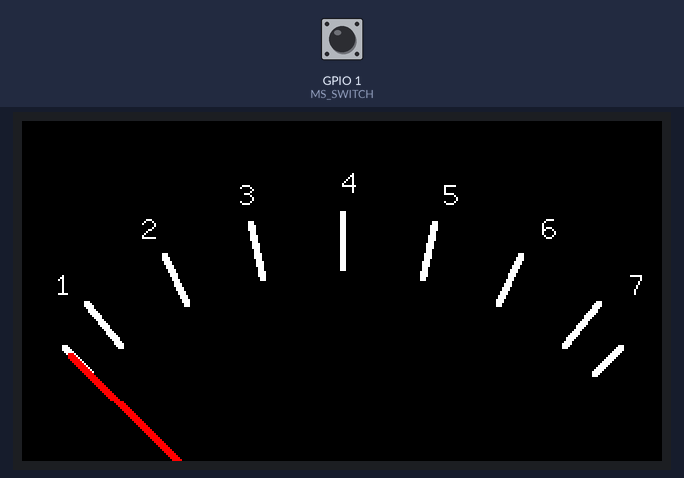
Bench run of a program on a simulated ESP32-S3. Shown: 320×170 colour display. Inputs (shaded band) come from the test bench; at power-on: GPIO 1 (MS_SWITCH) HIGH. I2S audio is not simulated (input reads silence).

Above: at 0.9 s.

The program:

main.cpp
```cpp
// (licence header left out)
// https://www.freertos.org/a00106.html

#include <Arduino.h>

// #include "esp_err.h"
// #include "esp_log.h"

#include "PPM_Meter.hpp"
#include "I2S_Input.hpp"

#define MS_SWITCH   1

TaskHandle_t ReadI2S_handle = NULL;
TaskHandle_t UpdateScreen_handle = NULL;
QueueHandle_t xStructQueue = NULL;

struct AMessage
{
    int16_t left;
    int16_t right;
};

void Task_ReadI2S(void *pvParameters)
{
    //log_i("CoreID %i", (int)xPortGetCoreID());

    rawSampleStruct_t rawSample;
    struct AMessage xMessage;

    I2S_Init();
    vTaskDelay(500 / portTICK_RATE_MS);

    while (1)
    {
        I2S_Read(rawSample);

        // log_i("count %i, rawL %i, rawR %i", (int)rawSample.count, (int)rawSample.left[0], (int)rawSample.right[0]);

        bool stateMSmode = !digitalRead(MS_SWITCH);

        if (stateMSmode) {
            xMessage.left = (rawSample.left - rawSample.right) / 2;
            xMessage.right = (rawSample.left + rawSample.right) / 2;
        } else {
            xMessage.left = rawSample.left;
            xMessage.right = rawSample.right;
        }

        xQueueSend(xStructQueue, (void *)&xMessage, (TickType_t)0);

        vTaskDelay(0);
    }
}

void Task_UpdateBallistiics(void *pvParameters)
{
    //log_i("CoreID %i", (int)xPortGetCoreID());

    struct AMessage xRxedStructure;

    while (1)
    {
        if (xStructQueue != NULL)
        {
            if (xQueueReceive(xStructQueue, &(xRxedStructure), (TickType_t)10) == pdPASS)
            {
                // log_i("count %i", (int)xRxedStructure.count);
                // log_i("count %i, rawL %i, rawR %i", (int)xRxedStructure.count, (int)xRxedStructure.left[i], (int)xRxedStructure.right[i]);
                PPM_ProcessAndStore(xRxedStructure.left, xRxedStructure.right);
            }
        }
        else
        {
            // log_e("xStructQueue == NULL");
        }

        vTaskDelay(0);
    }
}

void setup()
{
    pinMode(MS_SWITCH, INPUT_PULLUP);

    // Serial.begin(115200);
    // delay(1000);
    // // esp_log_level_set("*", ESP_LOG_ERROR);    // set all components to ERROR level
    // esp_log_level_set("wifi", ESP_LOG_WARN);  // enable WARN logs from WiFi stack
    // esp_log_level_set("dhcpc", ESP_LOG_INFO); // enable INFO logs from DHCP client

    // log_e("level is %s", "1 error");
    // log_w("level is %s", "2 waring");
    // log_i("level is %s", "3 info");
    // log_d("level is %s", "4 degug");
    // log_v("level is %s", "5 verbose");

    // xMessage.count = 0;
    // for (uint i = 0; i < EA7_BufferLen; i++)
    // {
    //     xMessage.left[i] = 0;
    //     xMessage.right[i] = 0;
    // }

    xStructQueue = xQueueCreate(10, sizeof(AMessage));

    if ((xStructQueue == NULL))
    {
        //log_e("xStructQueue == NULL");
    }

    // launch the Tasks in order

    xTaskCreatePinnedToCore(
        Task_PPM_UpdateNeedles, // function name
        "Task_PPM_UpdateNeedles",    // task name
        1500,           // stack size NOTE: 1200 appears to be minimum!
        NULL,           // task parameters
        1,              // task priority (higher number is higher priority)
        NULL,           // task handle
        0               // cpu
    );

    xTaskCreatePinnedToCore(
        Task_UpdateBallistiics, // function name
        "Task_UpdateBallistiics",    // task name
        1500,           // stack size NOTE: 1200 appears to be minimum!
        NULL,           // task parameters
        1,              // task priority (higher number is higher priority)
        NULL,           // task handle
        0               // cpu
    );

    xTaskCreatePinnedToCore(
        Task_ReadI2S, // function name
        "Task_ReadI2S",    // task name
        1500,         // stack size
        NULL,         // task parameters
        1,            // task priority (higher number is higher priority)
        NULL,         // task handle
        1             // cpu
    );
}

void loop()
{
    // do nothing
}
```

I2S_Input.hpp
```cpp
// (licence header left out)
#pragma once

#include <Arduino.h>

typedef struct {
    int16_t left;
    int16_t right;
} rawSampleStruct_t;

void I2S_Init();
void I2S_Read(rawSampleStruct_t &rawSample);
```

PPM_Meter.hpp
```cpp
// (licence header left out)
#pragma once

#include <Arduino.h>

void PPM_Init();
void PPM_ProcessAndStore(int16_t rawL, int16_t rawR);
void Task_PPM_UpdateNeedles(void *pvParameters);
```

I2S_Input.cpp
```cpp
// (licence header left out)
#include "I2S_Input.hpp"

#include <Arduino.h>
#include <driver/i2s.h>

#define EA7_B_to_bck_io GPIO_NUM_12     /* yellow */
#define EA7_LR_to_ws_io GPIO_NUM_11     /* blue   */
#define EA7_D_to_data_in GPIO_NUM_10    /* orange */
#define EA7_CLK_to_mck_io GPIO_NUM_3    /* green  */

// NOTE: ESP32 supports setting MCK only on GPIO_NUM_1, GPIO_NUM_2 or GPIO_NUM_3
//  However, GPIO_NUM_1 is now being used to enable MS mode.

#define EA7_SampleRate 48000

// Use I2S Processor 0
#define I2S_PORT I2S_NUM_0

// Define input buffer length
#define EA7_BufferLen 64

struct {
    int16_t left;
    int16_t right;
} sBuffer[EA7_BufferLen];

void I2S_Init()
{
    //log_i("CoreID %i", (int)xPortGetCoreID());

    // Set up I2S Processor configuration
    const i2s_config_t i2s_config = {
        .mode = i2s_mode_t(I2S_MODE_MASTER | I2S_MODE_RX),
        .sample_rate = EA7_SampleRate,
        .bits_per_sample = I2S_BITS_PER_SAMPLE_16BIT,
        .channel_format = I2S_CHANNEL_FMT_RIGHT_LEFT,
        .communication_format = I2S_COMM_FORMAT_STAND_I2S,
        .dma_buf_count = 8,
        .dma_buf_len = EA7_BufferLen,
        };

    if (i2s_driver_install(I2S_PORT, &i2s_config, 0, NULL) != ESP_OK)
    {
        //log_e("i2s_driver_install != ESP_OK");
    }

    // Set I2S pin configuration
    const i2s_pin_config_t pin_config = {
        .mck_io_num = EA7_CLK_to_mck_io,
        .bck_io_num = EA7_B_to_bck_io,
        .ws_io_num = EA7_LR_to_ws_io,
        .data_out_num = I2S_PIN_NO_CHANGE, // -1,
        .data_in_num = EA7_D_to_data_in
        };

    if (i2s_set_pin(I2S_PORT, &pin_config) != ESP_OK)
    {
        //log_e("i2s_setpin != ESP_OK");
    }

    // if (i2s_start(I2S_PORT) != ESP_OK) // apparently not neccessary.
    // {
    //     log_e("i2s_start != ESP_OK");
    // }
}

void I2S_Read(rawSampleStruct_t &rawSample) // perhaps better to just return a rawSampleStruct_t
{
    // Get I2S data and place in data buffer
    size_t bytesIn = 0;
    esp_err_t result = i2s_read(I2S_PORT, &sBuffer, EA7_BufferLen, &bytesIn, portMAX_DELAY);

    if (result == ESP_OK)
    {
        int16_t samples_read = bytesIn / 8;
        //log_i("samples_read %i", samples_read);

        rawSample.left = 0;
        rawSample.right = 0;

        int16_t left = 0;
        int16_t right = 0;

        if (samples_read > 0)
        {
            for (int16_t i = 0; i < samples_read; i++)
            {
                // The idea here is 'rectify' and reduce the data rate.
                // This appears to do the job, but is it the correct way?
                // A better way might be to average the samples, but should
                // this be before taking the absolute values or not?
                left = sBuffer[i].left;
                right = sBuffer[i].right;
                // 'rectify'
                if (left < 0) left = -left;
                if (right < 0) right = -right;
                // save the peaks
                if (left > rawSample.left) rawSample.left = left;
                if (right > rawSample.right) rawSample.right = right;
            }
        }
    }
}
```

PPM_Meter.cpp
```cpp
// (licence header left out)
#include <Arduino.h>

#include "PPM_Meter.hpp"
#include <TFT_eSPI.h>
#include <mutex>

TFT_eSPI tft = TFT_eSPI();
TFT_eSprite theSprite = TFT_eSprite(&tft);
TFT_eSprite backgroundSprite = TFT_eSprite(&tft);

const int pivotX = 160, pivotY = 250;
const int needleRadius = 190;
const int markLength = needleRadius / 7;
const int markRadius = needleRadius - markLength / 2;
const int shortMarkLength = markLength * 2 / 3;
const int textGap = 10;
const int textRadius = needleRadius + markLength + textGap;

const float Pi = 3.14159265358979323846264;
const float PiOver180 = Pi / 180.0;

static struct
{
    std::mutex mu;
    float left = 0;
    float right = 0;
} storedIntegratedValue;

typedef struct
{
    float startX, startY, tipX, tipY, txtX, txtY;
    String label;
} markData_struct;

std::array<markData_struct, 9> markData;

void PPM_Init()
{
    // create an array for the scale marks and numbers 1 to 7
    // these 'nice numbers' create a 91 degree meter scale
    // with 13 degrees per 4 decibels between each major division
    std::array<float, 9> angle = {
        -45.5 * PiOver180, // min -32
        -39.0 * PiOver180, // 1   -30
        -26.0 * PiOver180, // 2   -26
        -13.0 * PiOver180, // 3   -22
        0.0 * PiOver180,   // 4   -18
        13.0 * PiOver180,  // 5   -14
        26.0 * PiOver180,  // 6   -10
        39.0 * PiOver180,  // 7   - 6
        45.5 * PiOver180,  // max - 4
    };
    const String label[] = {"", "1", "2", "3", "4", "5", "6", "7", ""};
    int length;
    for (int i = 0; i < 9; i++)
    {
        if (i == 0 || i == 8)
            length = shortMarkLength;
        else
            length = markLength;
        markData[i].startX = pivotX + round(markRadius * sin(angle[i]));
        markData[i].startY = pivotY - round(markRadius * cos(angle[i]));
        markData[i].tipX = pivotX + round((markRadius + length) * sin(angle[i]));
        markData[i].tipY = pivotY - round((markRadius + length) * cos(angle[i]));
        markData[i].txtX = pivotX + round((textRadius)*sin(angle[i]));
        markData[i].txtY = pivotY - round((textRadius)*cos(angle[i]));
        markData[i].label = label[i];
    }
    // init TFT and Sprite
    tft.init();
    tft.setRotation(3);
    tft.fillScreen(TFT_BLACK);
    theSprite.createSprite(320, 170);
    theSprite.setViewport(0, 0, 320, 170);

    //  clear the sprite
    backgroundSprite.createSprite(320, 170);
    backgroundSprite.setViewport(0, 0, 320, 170);
    backgroundSprite.fillSprite(TFT_BLACK);

    // draw the scale
    for (int i = 0; i < 9; i++)
    {
        backgroundSprite.drawWideLine(markData[i].startX, markData[i].startY, markData[i].tipX, markData[i].tipY, 3, TFT_WHITE);
        backgroundSprite.setCursor(markData[i].txtX, markData[i].txtY, 2);
        backgroundSprite.print(markData[i].label);
    }

}

float integratedValueFromRaw(float oldIntegratedValue, int16_t rawInt16Value)
{
    const float ATTACK = 0.15;       // greater is faster was 0.35
    const float RELEASE = 0.9990;    // greater is slower was 0.9991

    // raw is already 'rectified', so convert to float
    float rawFloatValue = rawInt16Value;

    // integrate to required PPM attack/recover balistic
    if (rawFloatValue > oldIntegratedValue)
        return (rawFloatValue * ATTACK) + (oldIntegratedValue * (1 - ATTACK));

    return (rawFloatValue * (1 - RELEASE)) + (oldIntegratedValue * RELEASE);
}

// called from Task
void PPM_ProcessAndStore(int16_t rawL, int16_t rawR)
{
    //log_i("rawL %i, rawR %i", (int)rawL, (int)rawR);
    static float integratedL = 0, integratedR = 0;

    integratedL = integratedValueFromRaw(integratedL, rawL);
    integratedR = integratedValueFromRaw(integratedR, rawR);

    storedIntegratedValue.mu.lock();
    storedIntegratedValue.left = integratedL;
    storedIntegratedValue.right = integratedR;
    storedIntegratedValue.mu.unlock();
}

// void plotNeedle(float angle, int color) // angle in radians
// {
//     // const float ppmMin = -45.5 * PiOver180, ppmMax = 45.5 * PiOver180;
//     // if (angle < ppmMin)
//     //     angle = ppmMin;
//     // else if (angle > ppmMax)
//     //     angle = ppmMax;
//     int tipX = pivotX + round(needleRadius * sin(angle));
//     int tipY = pivotY - round(needleRadius * cos(angle));
//     theSprite.drawWideLine(pivotX, pivotY, tipX, tipY, 3, color);
// }

float angleFromIntegratedValue(float integratedValue)
{
    // convert to dbfs
    float normalizedValue = integratedValue / 32768;
    float dbfs = 20 * log10(normalizedValue);
    if (dbfs < -32)
        dbfs = -32;
    else if (dbfs > -4)
        dbfs = -4;

    // convert to radians
    const float in_min = -32, in_max = -4, out_min = -45.5, out_max = 45.5;
    const float run = in_max - in_min;
    const float rise = out_max - out_min;
    const float delta = dbfs - in_min;
    float result = (delta * rise) / run + out_min;
    float angle = result * PiOver180;

    return angle;
}

void Task_PPM_UpdateNeedles(void *pvParameters)
{
    float integratedL, integratedR;
    float slowAngleL = -20, slowAngleR = 20;
    int tipX, tipY;

    //log_i("CoreID %i", (int)xPortGetCoreID());

    // int counter = 0;
    PPM_Init();
    vTaskDelay(500 / portTICK_RATE_MS);

    static bool isReady = true;

    while (1)
    {
        if (isReady)
        {
            isReady = false;

            //log_i("tick %i", ++counter);

            //  clear the sprite
            // theSprite.fillSprite(TFT_BLACK);

            // // draw the scale
            // for (int i = 0; i < 9; i++)
            // {
            //     theSprite.drawWideLine(markData[i].startX, markData[i].startY, markData[i].tipX, markData[i].tipY, 3, TFT_WHITE);
            //     theSprite.setCursor(markData[i].txtX, markData[i].txtY, 2);
            //     theSprite.print(markData[i].label);
            // }

            backgroundSprite.pushToSprite(&theSprite, 0, 0);

            storedIntegratedValue.mu.lock();
            integratedL = storedIntegratedValue.left;
            integratedR = storedIntegratedValue.right;
            storedIntegratedValue.mu.unlock();

            // Frankly, the balistics looked nicer when I was integrating the angles (not the raw values).

            slowAngleL = angleFromIntegratedValue(integratedL);
            slowAngleR = angleFromIntegratedValue(integratedR);

            //log_i("slowAngleL %f, slowAngleR %f", slowAngleL, slowAngleR);

            // draw the needles

            tipX = pivotX + round(needleRadius * sin(slowAngleR));
            tipY = pivotY - round(needleRadius * cos(slowAngleR));
            theSprite.drawWideLine(pivotX, pivotY, tipX, tipY, 3, TFT_DARKGREEN);

            tipX = pivotX + round(needleRadius * sin(slowAngleL));
            tipY = pivotY - round(needleRadius * cos(slowAngleL));
            theSprite.drawWideLine(pivotX, pivotY, tipX, tipY, 3, TFT_RED);

            // plotNeedle(slowAngleR, TFT_DARKGREEN);
            // plotNeedle(slowAngleL, TFT_RED);

            // publish to the screen
            theSprite.pushSprite(0, 0);

            vTaskDelay(5 / portTICK_RATE_MS);

            isReady = true;
        }
    }
}
```
